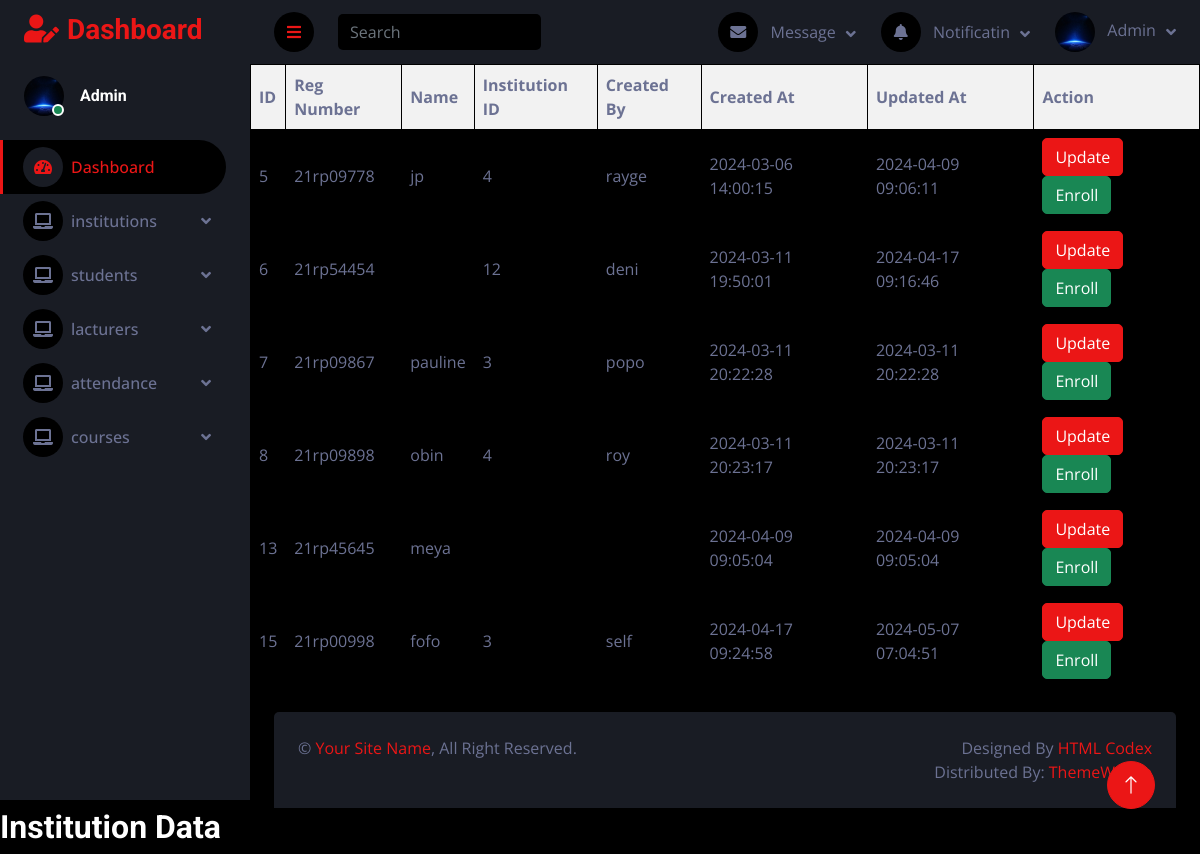
The page /student_view.php on the database its author committed.
### tables this page shows
CREATE TABLE `student` (
  `id` int(11) NOT NULL,
  `reg_no` varchar(255) DEFAULT NULL,
  `name` varchar(255) DEFAULT NULL,
  `institution_id` int(11) DEFAULT NULL,
  `created_by` varchar(100) DEFAULT NULL,
  `created_at` timestamp NOT NULL DEFAULT current_timestamp(),
  `updated_at` timestamp NOT NULL DEFAULT current_timestamp() ON UPDATE current_timestamp()
);

### student_view.php (the view, shortened to what this page needs)
<!DOCTYPE html>
<html lang="en">
<head>
    <link href="https://cdnjs.cloudflare.com/ajax/libs/font-awesome/5.10.0/css/all.min.css" rel="stylesheet">
    <link href="https://cdn.jsdelivr.net/npm/bootstrap-icons@1.4.1/font/bootstrap-icons.css" rel="stylesheet">
    <link href="lib/owlcarousel/assets/owl.carousel.min.css" rel="stylesheet">
    <link href="lib/tempusdominus/css/tempusdominus-bootstrap-4.min.css" rel="stylesheet" />
    <link href="css/bootstrap.min.css" rel="stylesheet">
    <link href="css/style.css" rel="stylesheet">
</head>
<body>
<div class="container-fluid position-relative d-flex p-0">
        <div class="sidebar pe-4 pb-3">
            <nav class="navbar bg-secondary navbar-dark">
                <a href="index.html" class="navbar-brand mx-4 mb-3">
                    <h3 class="text-primary"><i class="fa fa-user-edit me-2"></i>Dashboard</h3>
                </a>
                <div class="d-flex align-items-center ms-4 mb-4">
                    <div class="position-relative">
                        <img class="rounded-circle" src="2.jpg" alt="" style="width: 40px; height: 40px;">
                        <div class="bg-success rounded-circle border border-2 border-white position-absolute end-0 bottom-0 p-1"></div>
                    </div>
                    <div class="ms-3">
                        <h6 class="mb-0">Admin</h6>
                    </div>
                </div>
                <div class="navbar-nav w-100">
                    <a href="index.html" class="nav-item nav-link active"><i class="fa fa-tachometer-alt me-2"></i>Dashboard</a>
                    <div class="nav-item dropdown">
                        <a href="#" class="nav-link dropdown-toggle" data-bs-toggle="dropdown"><i class="fa fa-laptop me-2"></i>institutions</a>
                    </div>
                    <div class="nav-item dropdown">
                        <a href="#" class="nav-link dropdown-toggle" data-bs-toggle="dropdown"><i class="fa fa-laptop me-2"></i>students</a>
                    </div>
                    <div class="nav-item dropdown">
                        <a href="#" class="nav-link dropdown-toggle" data-bs-toggle="dropdown"><i class="fa fa-laptop me-2"></i>lacturers</a>
                    </div>
                    <div class="nav-item dropdown">
                        <a href="#" class="nav-link dropdown-toggle" data-bs-toggle="dropdown"><i class="fa fa-laptop me-2"></i>attendance</a>
                        <div class="nav-item dropdown">
                            <a href="#" class="nav-link dropdown-toggle" data-bs-toggle="dropdown"><i class="fa fa-laptop me-2"></i>courses</a>
                    </div>
                    </div>
                </div>
            </nav>
        </div>
        <div class="content">
            <nav class="navbar navbar-expand bg-secondary navbar-dark sticky-top px-4 py-0">
                <a href="#" class="sidebar-toggler flex-shrink-0">
                    <i class="fa fa-bars"></i>
                </a>
                <form class="d-none d-md-flex ms-4">
                    <input class="form-control bg-dark border-0" type="search" placeholder="Search">
                </form>
                <div class="navbar-nav align-items-center ms-auto">
                    <div class="nav-item dropdown">
                        <a href="#" class="nav-link dropdown-toggle" data-bs-toggle="dropdown">
                            <i class="fa fa-envelope me-lg-2"></i>
                            <span class="d-none d-lg-inline-flex">Message</span>
                        </a>
                    </div>
                    <div class="nav-item dropdown">
                        <a href="#" class="nav-link dropdown-toggle" data-bs-toggle="dropdown">
                            <i class="fa fa-bell me-lg-2"></i>
                            <span class="d-none d-lg-inline-flex">Notificatin</span>
                        </a>
                    </div>
                    <div class="nav-item dropdown">
                        <a href="#" class="nav-link dropdown-toggle" data-bs-toggle="dropdown">
                            <img class="rounded-circle me-lg-2" src="2.jpg" alt="" style="width: 40px; height: 40px;">
                            <span class="d-none d-lg-inline-flex">Admin</span>
                        </a>
                    </div>
                </div>
            </nav>
            <?php
try {
    $host = 'localhost';
    $dbname = 'student_attendance';
    $username = 'root';
    $password = '';
    $pdo = new PDO("mysql:host=$host;dbname=$dbname", $username, $password);
    $pdo->setAttribute(PDO::ATTR_ERRMODE, PDO::ERRMODE_EXCEPTION);
    $sql = "SELECT * FROM student";
    $stmt = $pdo->query($sql);
    if ($stmt->rowCount() > 0) {
        echo "<table>";
        echo "<tr><th>ID</th><th>Reg Number</th><th>Name</th><th>Institution ID</th><th>Created By</th><th>Created At</th><th>Updated At</th><th>Action</th></tr>";
        while ($row = $stmt->fetch(PDO::FETCH_ASSOC)) {
            echo "<tr>";
            echo "<td>" . $row["id"] . "</td>";
            echo "<td>" . $row["reg_no"] . "</td>";
            echo "<td>" . $row["name"] . "</td>";
            echo "<td>" . $row["institution_id"] . "</td>";
            echo "<td>" . $row["created_by"] . "</td>";
            echo "<td>" . $row["created_at"] . "</td>";
            echo "<td>" . $row["updated_at"] . "</td>";
            echo "<td>";
            echo "<a href='update_student.php?id={$row["id"]}' class='btn btn-primary'>Update</a>";
            echo "<a href='enroll_student.php?id={$row["id"]}' class='btn btn-success'>Enroll</a>";
            echo "</td>";
            echo "</tr>";
        }
        echo "</table>";
    } else {
        echo "0 results";
    }
} catch (PDOException $e) {
    echo "Error: " . $e->getMessage();
}
?>
            <div class="container-fluid pt-4 px-4">
                <div class="bg-secondary rounded-top p-4">
                    <div class="row">
                        <div class="col-12 col-sm-6 text-center text-sm-start">
                            &copy; <a href="#">Your Site Name</a>, All Right Reserved.
                        </div>
                        <div class="col-12 col-sm-6 text-center text-sm-end">
                            Designed By <a href="https://htmlcodex.com">HTML Codex</a>
                            <br>Distributed By: <a href="https://themewagon.com" target="_blank">ThemeWagon</a>
                        </div>
                    </div>
                </div>
            </div>
        </div>
        <a href="#" class="btn btn-lg btn-primary btn-lg-square back-to-top"><i class="bi bi-arrow-up"></i></a>
    </div>
<h2>Institution Data</h2>
</body>
</html>

### css/style.css (style rules this page uses)
:root { --primary: #EB1616; --secondary: #191C24; --light: #6C7293; --dark: #000000; }
.back-to-top { position: fixed; display: none; right: 45px; bottom: 45px; z-index: 99; }
.btn { transition: .5s; }
.btn-lg-square { width: 48px; height: 48px; }
.btn-square, .btn-sm-square, .btn-lg-square { padding: 0; display: inline-flex; align-items: center; justify-content: center; font-weight: normal; border-radius: 50px; }
.sidebar { position: fixed; top: 0; left: 0; bottom: 0; width: 250px; height: 100vh; overflow-y: auto; background: var(--secondary); transition: 0.5s; z-index: 999; }
.content { margin-left: 250px; min-height: 100vh; background: var(--dark); transition: 0.5s; }
@media (min-width: 992px) { .sidebar { margin-left: 0; } }
@media (min-width: 992px) { .content { width: calc(100% - 250px); } }
.sidebar .navbar .navbar-nav .nav-link { padding: 7px 20px; color: var(--light); font-weight: 500; border-left: 3px solid var(--secondary); border-radius: 0 30px 30px 0; outline: none; }
.sidebar .navbar .navbar-nav .nav-link:hover, .sidebar .navbar .navbar-nav .nav-link.active { color: var(--primary); background: var(--dark); border-color: var(--primary); }
.sidebar .navbar .navbar-nav .nav-link i { width: 40px; height: 40px; display: inline-flex; align-items: center; justify-content: center; background: var(--dark); border-radius: 40px; }
.sidebar .navbar .navbar-nav .nav-link:hover i, .sidebar .navbar .navbar-nav .nav-link.active i { background: var(--secondary); }
.sidebar .navbar .dropdown-toggle::after { position: absolute; top: 15px; right: 15px; border: none; content: "\f107"; font-family: "Font Awesome 5 Free"; font-weight: 900; transition: .5s; }
.content .navbar .navbar-nav .nav-link { margin-left: 25px; padding: 12px 0; color: var(--light); outline: none; }
.content .navbar .sidebar-toggler, .content .navbar .navbar-nav .nav-link i { width: 40px; height: 40px; display: inline-flex; align-items: center; justify-content: center; background: var(--dark); border-radius: 40px; }
.content .navbar .dropdown-toggle::after { margin-left: 6px; vertical-align: middle; border: none; content: "\f107"; font-family: "Font Awesome 5 Free"; font-weight: 900; transition: .5s; }

### student_view.php (style rules this page uses)
table { width: 100%; border-collapse: collapse; }
table, th, td { border: 1px solid black; padding: 8px; }
th { background-color: #f2f2f2; }

### rows shown on the page
student: id "5", reg_no "21rp09778", name "jp", institution "4", created_by "rayge", created_at "2024-03-06 14:00:15", updated_at "2024-04-09 09:06:11"
student: id "6", reg_no "21rp54454", institution "12", created_by "deni", created_at "2024-03-11 19:50:01", updated_at "2024-04-17 09:16:46"
student: id "7", reg_no "21rp09867", name "pauline", institution "3", created_by "popo", created_at "2024-03-11 20:22:28", updated_at "2024-03-11 20:22:28"
student: id "8", reg_no "21rp09898", name "obin", institution "4", created_by "roy", created_at "2024-03-11 20:23:17", updated_at "2024-03-11 20:23:17"
student: id "13", reg_no "21rp45645", name "meya", created_at "2024-04-09 09:05:04", updated_at "2024-04-09 09:05:04"
student: id "15", reg_no "21rp00998", name "fofo", institution "3", created_by "self", created_at "2024-04-17 09:24:58", updated_at "2024-05-07 07:04:51"
